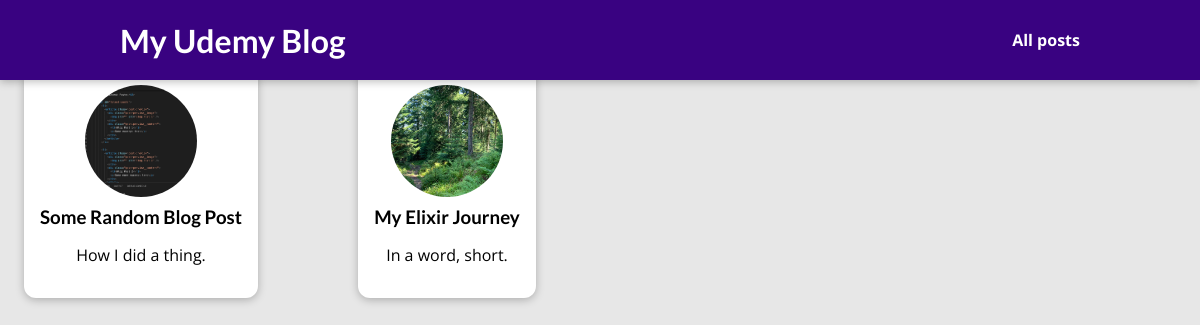
/posts/, run on the app's committed database.
### blog/models.py (models this page shows)
class Post(models.Model):
    title = models.CharField(max_length=150)
    slug = models.SlugField(max_length=150, unique=True, db_index=True)
    image = models.ImageField(upload_to="posts", null=True)
    date = models.DateField(auto_now=True)
    excerpt = models.TextField()  # could just be a longer CharField
    content = models.TextField()
    author = models.ForeignKey(Author, on_delete=models.CASCADE, related_name="posts")
    tags = models.ManyToManyField(Tag, related_name="posts")

### blog/views.py (the view)
# urls.py: path("posts/", views.PostListView.as_view(), name="post_list"),
class PostListView(ListView):
    model = Post
    template_name = "blog/all-posts.html"
    context_object_name = "post_list"
    ordering = ["-date"]

### blog/templates/blog/all-posts.html (shortened to what this page needs)
{% extends "base.html" %}
{% load static %}
{% block stylesheets %}
    <link rel="stylesheet" href="{% static "blog/post.css" %}">
    <link rel="stylesheet" href="{% static "blog/all-posts.css" %}">
{% endblock %}
{% block content %}
    <section class="all-posts">
        <h2>My Posts</h2>
        <ul>
            {% for post in post_list %}
                {% include "blog/includes/post-preview.html" %}
            {% endfor %}
        </ul>
    </section>
{% endblock %}

### blog/templates/blog/includes/post-preview.html
<li>
    <article class="post">
        <a href="{% url "post_detail" slug=post.slug %}">
            <img src="{{ post.image.url }}" alt="{{ post.title }}">
            <div class="post__content">
                <h3>{{ post.title }}</h3>
                <p>
                    {{ post.excerpt }}
                </p>
            </div>
        </a>
    </article>
</li>

### static/app.css (style rules this page uses)
* { box-sizing: border-box; }
html { font-family: 'Open Sans', 'Lato', sans-serif; }
body { margin: 0; }
h1, h2, h3 { font-family: 'Lato', sans-serif; font-weight: bold; }

### blog/static/blog/post.css (style rules this page uses)
.post { display: flex; flex-direction: column; align-items: center; text-align: center; }
.post a { text-decoration: none; color: black; transition: all 0.2s ease; padding: 1rem; }
.post img { width: 5rem; height: 5rem; object-fit: cover; border-radius: 50%; }
.post h3 { margin: 0.25rem 0; }

### blog/static/blog/all-posts.css (style rules this page uses)
body { background-color: #e7e7e7; }
ul { list-style: none; margin: 0; padding: 0; display: grid; grid-template-columns: repeat(auto-fill, minmax(17rem, 1fr)); gap: 1.5rem; }
.post img { width: 7rem; height: 7rem; }
.post a { transform-origin: center; box-shadow: 0 2px 8px rgba(0, 0, 0, 0.25); border-radius: 12px; background-color: white; }

### data on the page
Post: image (picture), title "Some Random Blog Post", excerpt "How I did a thing."
Post: image (picture), title "My Elixir Journey", excerpt "In a word, short."
